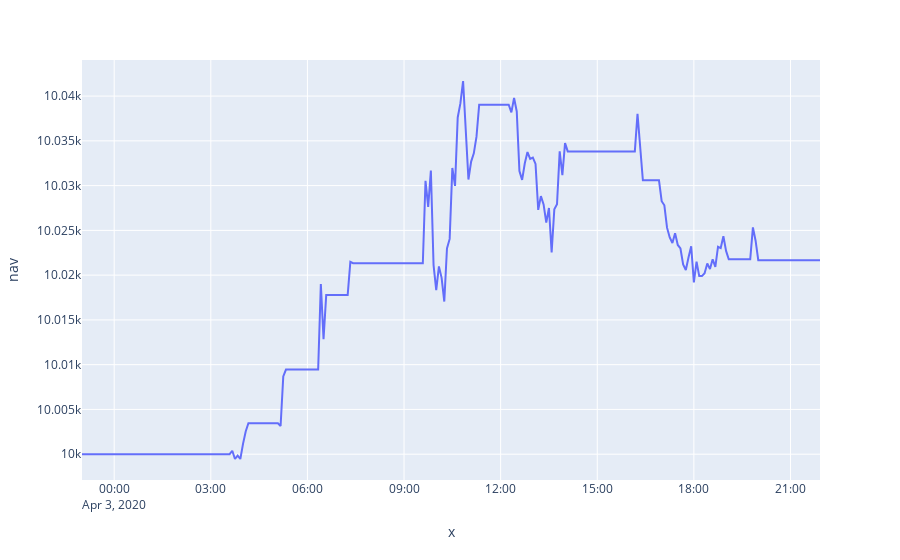

The cell this chart's notebook holds for it:
### Code cell
plot_returns(portfolio['nav'])

### Figure 1 — Plotly figure (JSON) as saved in the notebook; plotly's stock layout.template omitted (floating-point values rounded to 4 significant figures; data arrays with more than 128 entries replaced by an {"elided": "..."} marker saying what was removed)
{"data": [{"hoverlabel": {"namelength": 0}, "hovertemplate": "x=%{x}<br>nav=%{y}", "legendgroup": "", "line": {"color": "#636efa", "dash": "solid"}, "mode": "lines", "name": "", "showlegend": false, "type": "scatter", "x": {"elided": "285 str values"}, "xaxis": "x", "y": {"elided": "285 float values"}, "yaxis": "y"}], "layout": {"legend": {"tracegroupgap": 0}, "margin": {"t": 60}, "xaxis": {"anchor": "y", "domain": [0, 1], "title": {"text": "x"}}, "yaxis": {"anchor": "x", "domain": [0, 1], "title": {"text": "nav"}}}}
